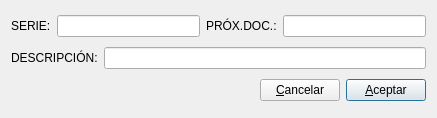
<?xml version="1.0" encoding="UTF-8"?>
<ui version="4.0">
 <class>serie</class>
 <widget class="QDialog" name="serie">
  <property name="geometry">
   <rect>
    <x>0</x>
    <y>0</y>
    <width>437</width>
    <height>118</height>
   </rect>
  </property>
  <property name="windowTitle">
   <string>Editar serie</string>
  </property>
  <layout class="QVBoxLayout" name="verticalLayout">
   <item>
    <layout class="QHBoxLayout" name="horizontalLayout">
     <item>
      <widget class="QLabel" name="label">
       <property name="text">
        <string>SERIE:</string>
       </property>
      </widget>
     </item>
     <item>
      <widget class="QLineEdit" name="codigolineEdit">
       <property name="readOnly">
        <bool>true</bool>
       </property>
      </widget>
     </item>
     <item>
      <widget class="QLabel" name="label_3">
       <property name="text">
        <string>PRÓX.DOC.:</string>
       </property>
      </widget>
     </item>
     <item>
      <widget class="QLineEdit" name="proxdoclineEdit">
       <property name="inputMask">
        <string>99999999999999; </string>
       </property>
      </widget>
     </item>
    </layout>
   </item>
   <item>
    <layout class="QHBoxLayout" name="horizontalLayout_2">
     <item>
      <widget class="QLabel" name="label_2">
       <property name="text">
        <string>DESCRIPCIÓN:</string>
       </property>
      </widget>
     </item>
     <item>
      <widget class="QLineEdit" name="descriplineEdit"/>
     </item>
    </layout>
   </item>
   <item>
    <layout class="QHBoxLayout" name="horizontalLayout_3">
     <item>
      <spacer name="horizontalSpacer">
       <property name="orientation">
        <enum>Qt::Horizontal</enum>
       </property>
       <property name="sizeHint" stdset="0">
        <size>
         <width>40</width>
         <height>20</height>
        </size>
       </property>
      </spacer>
     </item>
     <item>
      <widget class="QPushButton" name="cancelarpushButton">
       <property name="text">
        <string>&amp;Cancelar</string>
       </property>
      </widget>
     </item>
     <item>
      <widget class="QPushButton" name="aceptarpushButton">
       <property name="text">
        <string>&amp;Aceptar</string>
       </property>
       <property name="default">
        <bool>true</bool>
       </property>
      </widget>
     </item>
    </layout>
   </item>
  </layout>
 </widget>
 <resources/>
 <connections>
  <connection>
   <sender>cancelarpushButton</sender>
   <signal>clicked()</signal>
   <receiver>serie</receiver>
   <slot>reject()</slot>
   <hints>
    <hint type="sourcelabel">
     <x>345</x>
     <y>108</y>
    </hint>
    <hint type="destinationlabel">
     <x>224</x>
     <y>214</y>
    </hint>
   </hints>
  </connection>
 </connections>
</ui>
